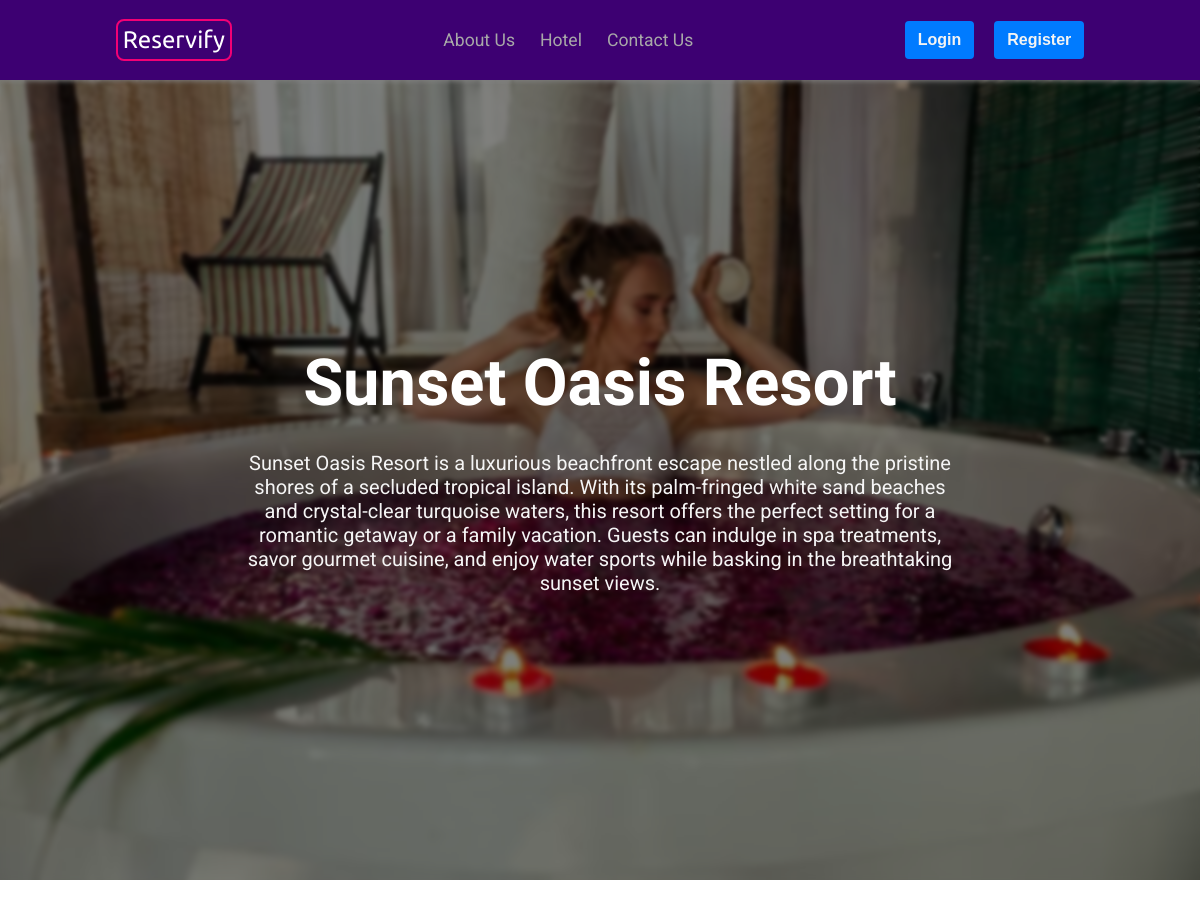
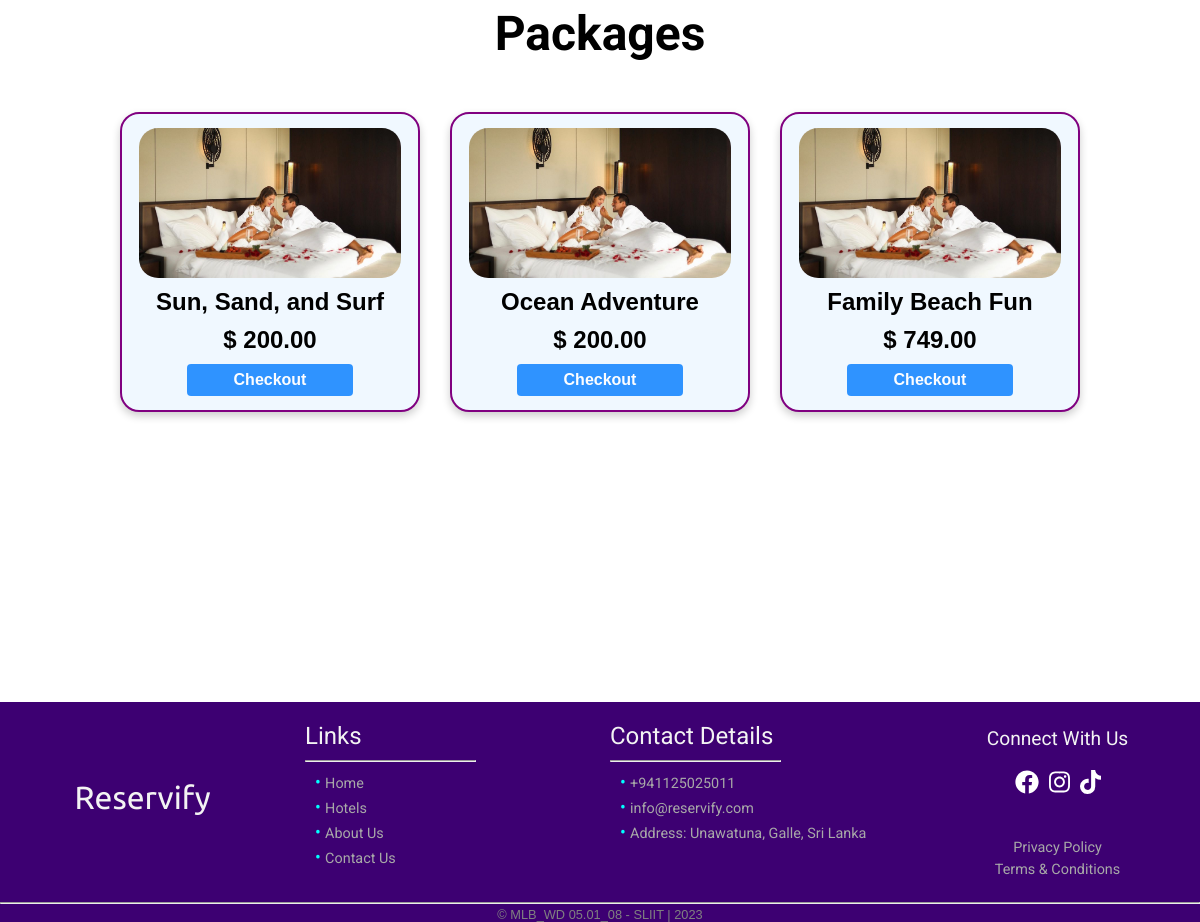
The page /booking.php?hotel=3 on the database its author committed (2 pictures, top to bottom).
### tables this page shows
CREATE TABLE `hotel` (
  `hotel_id` int(11) NOT NULL,
  `hotel_name` varchar(100) NOT NULL,
  `description` text NOT NULL,
  `image` varchar(255) DEFAULT 'default.jpg',
  `owner_id` int(11) NOT NULL
);

CREATE TABLE `package` (
  `package_id` int(11) NOT NULL,
  `package_name` varchar(100) NOT NULL,
  `price` decimal(10,2) NOT NULL,
  `hotel_id` int(11) NOT NULL,
  `image` varchar(100) DEFAULT 'null.jpeg'
);

### booking.php (the view, shortened to what this page needs)
<?php
require_once './conn.php';
if (isset($_GET['hotel'])) {
    $Hotel = $_GET['hotel'];
    $query = "SELECT * FROM `hotel` WHERE hotel_id='$Hotel'";
    $result = mysqli_query($conn, $query);
    $row = mysqli_fetch_array($result);
    $name = $row['hotel_name'];
    $description = $row['description'];
} else {
    echo
    "<script>
        alert('Hotel Not Available');
        window.location.href='./book.php';
        </script>";
}
?>
<!DOCTYPE html>
<html lang="en">
<head>
    <link rel="stylesheet" href="css/reset.css">
    <link rel="stylesheet" href="css/booking.css">
</head>
<?php include "./partials/header.php" ?>
<body>
    <div class="conMain">
        <div class="main-overlay">
            <div class="text">
                <?php
                echo '<h1>' . $name . '</h1>';
                echo '<div class="description">';
                echo '<p>' . $description . '</p>';
                echo  '</div>';
                ?>
            </div>
        </div>
    </div>
    <div class="title">
        <h1>Packages</h1>
    </div>
    <div class="packages">
        <?php
        $query = "SELECT * FROM `package` WHERE hotel_id='$Hotel';";
        $result = mysqli_query($conn, $query);
        if ($result) {
            while ($row = mysqli_fetch_assoc($result)) {
                $pkgid = $row['package_id'];
                $pkgname = $row['package_name'];
                $pkgimg = $row['image'];
                $price = $row['price'];
                echo '<div class="card">';
                echo '<img src="./assets/package/' . $pkgimg . '" alt="hotel">';
                echo '<h1>' . $pkgname . '</h1>';
                echo '<h2>$ ' . $price . '</h2>';
                echo '<button onclick="location.href=\'./checkout.php?hotel=' . $Hotel . '&pkg=' . $pkgid . '\'" type="button">Checkout</button>';
                echo '</div>';
            }
        }
        ?>
    </div>
</body>
<?php include "./partials/footer.php" ?>
</html>

### css/booking.css (style rules this page uses)
.conMain .text { position: relative; display: flex; flex-direction: column; align-items: center; justify-content: center; z-index: 9; }
.main-overlay { display: flex; align-items: center; justify-content: center; background: rgba(0, 0, 0, 0.5); height: 100vh; backdrop-filter: blur(2px); }
.text { width: 60%; }
.main-overlay .text h1 { color: #fff; font-size: 65px; font-family: 'Gabarito', Arial, sans-serif; padding-bottom: 30px; }
.text h1 { font-size: 2rem; font-family: 'Courgette', cursive; }
.text .description { color: whitesmoke; text-align: center; font-family: 'Roboto', sans-serif; padding-bottom: 20px; font-size: 20px; }
.packages { display: flex; flex-wrap: wrap; align-items: flex-start; justify-content: center; min-height: 80vh; height: auto; gap: 30px; padding: 50px; }
.title { font-size: 1.5rem; font-family: 'Roboto', sans-serif; margin-top: 30px; text-align: center; }
.card { display: flex; flex-direction: column; align-items: center; justify-content: center; gap: 10px; box-shadow: 0 4px 8px 0 rgba(0, 0, 0, 0.2); width: 300px; height: 300px; padding: 10px; text-align: center; font-family: arial; border: 2px solid purple; border-radius: 1.2rem; background-color: aliceblue; }
.card img { border-radius: 1.2rem; height: 150px; width: 95%; object-fit: cover; }
.card h1 { font-size: 1.5rem; }
.card button { cursor: pointer; width: 60%; display: inline-block; font-weight: 400; text-align: center; border: 1px solid transparent; padding: .375rem .75rem; font-size: 1rem; font-weight: bold; border-radius: .25rem; color: #fff; background-color: #007bff; opacity: 0.8; transition: background-color 0.3s ease, transform 0.3s ease; }

### css/header.css (style rules this page uses)
:root { --black: #191919; --white: #f3f3f3; --bg-color: #3D0072; }
html { scroll-behavior: smooth; scroll-padding-top: 70px; }

### css/footer.css (style rules this page uses)
:root { --black: #191919; --white: #f3f3f3; --bg-color: #3D0072; }

### rows shown on the page
hotel: hotel_name "Sunset Oasis Resort", description "Sunset Oasis Resort is a luxurious beachfront escape nestled along the pristine shores of a secluded tropical island. With its palm-fringed white sand beaches and crystal-clear turquoise waters, this resort offers the perfect setting for a romantic getaway or a family vacation. Guests can indulge in spa treatments, savor gourmet cuisine, and enjoy water sports while basking in the breathtaking sunset views."
package: image (placeholder picture), package_name "Sun, Sand, and Surf", price "200.00"
package: image (placeholder picture), package_name "Ocean Adventure", price "200.00"
package: image (placeholder picture), package_name "Family Beach Fun", price "749.00"
